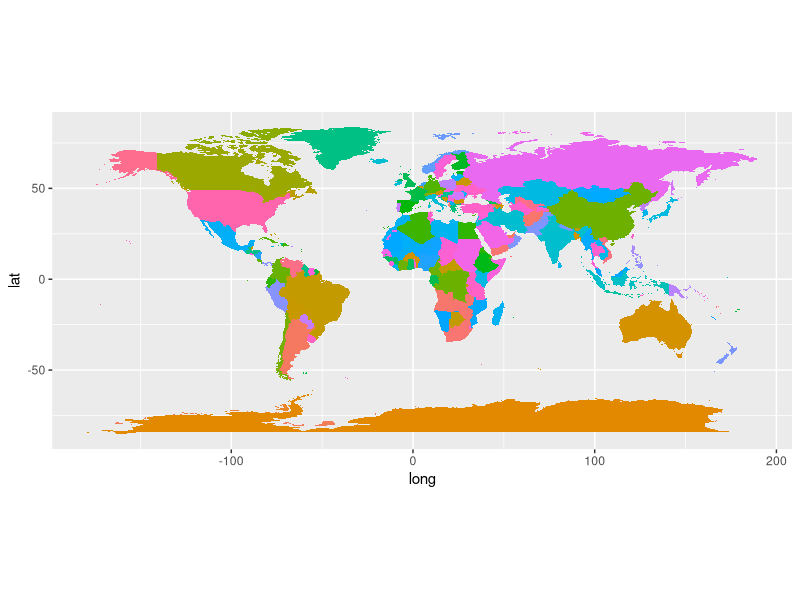

Source code (R):
## ---- chunk 1
knitr::opts_chunk$set(message = FALSE,  
                      warning = FALSE)   
## ---- chunk 2
library(ggplot2)
world <- ggplot2:::map_data("world")

set.seed(1)

ggplot() +
  
  geom_polygon(data = world,
               aes(x = long,
                   y = lat, 
                   group = group,
                   fill = as.factor(group))) + 
  
  coord_equal() +
  
  theme(legend.position = "none")
## ---- chunk 3
library(readxl)
df <- read_excel("dataset/total_fertility_rate_2015_2026.xlsx")
df <- as.data.frame(df)
df <- df |> subset(Year == "2026")
## ---- chunk 4
library(ggplot2)
world <- map_data("world")
## ---- chunk 5
df_Antigua <- df |> subset(Country == "Antigua and Barbuda")
df_Antigua$Country <- "Antigua"

df_Barbuda <- df |> subset(Country == "Antigua and Barbuda")
df_Barbuda$Country <- "Barbuda"

df <- df |> subset(Country != "Antigua and Barbuda")

df <- rbind(df, df_Antigua, df_Barbuda)

row.names(df) <- NULL

df |> dplyr:::arrange(desc(Year), Country) -> df
## ---- chunk 6
df$Country[which(df$Country == "Brunei Darussalam")] <- "Brunei"
## ---- chunk 7
df$Country[which(df$Country == "United States")] <- "USA"
## ---- chunk 8
df$Country[which(df$Country == "United Kingdom")] <- "UK"

df$Country[which(df$Country == "Republic of Moldova")] <- "Moldova"

df$Country[which(df$Country == "Bonaire, Sint Eustatius and Saba")] <- "Bonaire"

df$Country[which(df$Country == "Congo, Democratic Republic of the")] <- "Democratic Republic of the Congo"

df$Country[which(df$Country == "Congo")] <- "Republic of Congo"

df$Country[which(df$Country == "Curaçao")] <- "Curacao"

df$Country[which(df$Country == "British Virgin Islands" )] <- "Virgin Islands"

df$Country[which(df$Country == "State of Palestine" )] <- "Palestine"

df$Country[which(df$Country == "Cabo Verde" )] <- "Cape Verde"

df$Country[which(df$Country == "Syrian Arab Republic" )] <- "Syria"

df$Country[which(df$Country == "Trinidad and Tobago" )] <- "Tobago"

df$Country[which(df$Country == "Côte d'Ivoire" )] <- "Ivory Coast"
## ---- chunk 9
unique(world$region) -> country_map

unique(df$Country) -> country_tfr

setdiff(country_tfr, country_map) # ten quoc gia co trong tfr nhung ko co trong country_map

setdiff(country_map, country_tfr) # ten quoc gia co trong country_map nhung ko co trong tfr
## ---- chunk 10
gsub(pattern = " per woman",
     replacement = "",
     df$Total_fertility_rate) -> df$Total_fertility_rate

df$Total_fertility_rate <- as.numeric(df$Total_fertility_rate)
## ---- chunk 11
names(df)[2] <- "region"
## ---- chunk 12
world_ok <- merge(x = world,
                  y = df[ , 2:3],
                  all.x = TRUE,
                  by = "region")
## ---- chunk 13
world_ok <- world_ok[ , c(names(world), "Total_fertility_rate")]
## ---- chunk 14
world_ok |> dplyr:::arrange(order) -> world_ok
## ---- chunk 15
identical(sort(world_ok$order), sort(world$order))

identical(world_ok$order, world$order)
## ---- chunk 16
summary(df$Total_fertility_rate)
## ---- chunk 17
# những quốc gia không có thông tin tỷ lệ sinh
world_ok_NA <- world_ok[which(is.na(world_ok$Total_fertility_rate)) , ]
unique(world_ok_NA$region)
## ---- chunk 18
worldplot <- ggplot() +
  
  geom_polygon(data = world_ok,
               aes(x = long,
                   y = lat, 
                   group = group,
                   fill = Total_fertility_rate),
               color = "black",
               lwd = 0.1) + 
  
  coord_equal() +
  scale_fill_viridis_c(option = "B",
                       direction = -1,
                       name = "Total fertility rate 2026 (number children per woman)",
                       limits = c(0,8),
                       breaks = c(0:8),
                       guide = guide_colorbar(barwidth = 30,
                                              barheight = 1)) +
  
  
  theme_bw(base_size = 16) +
  
  theme(legend.position = "top") +
  
  theme(legend.direction = "horizontal") +
  
  theme(legend.title.position  = "top") +
  
  theme(legend.title  = element_text(color = "red",
                                     size = 16)) +
  
  labs(x = "Longitude",
       y = "Latitude")
# worldplot
## ---- chunk 19
# ggsave(filename = "worldplot_2026.png",
#        plot = worldplot,
#        width = 10,
#        height = 6,
#        dpi = 300,
#        units = "in")
